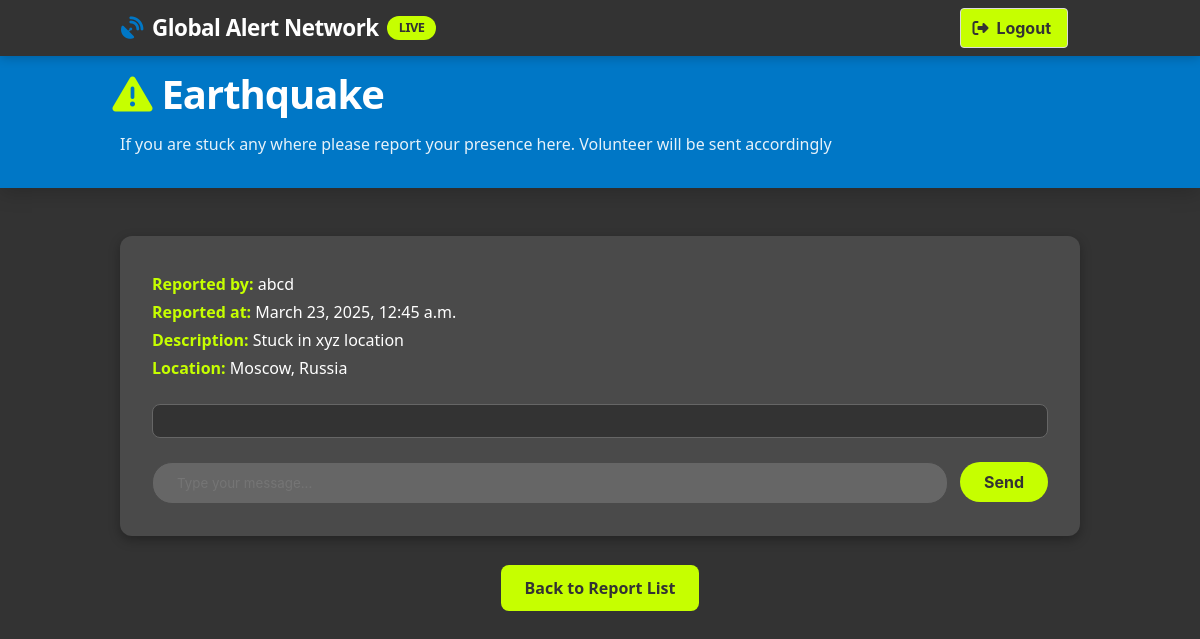
/community/disaster/4/ (signed in), run on the app's committed database.
### community/models.py (models this page shows, shortened)
class EmergencyReport(models.Model):
    DISASTER_TYPES = (
        ('flood', 'Flood'),
        ('wildfire', 'Wildfire'),
        ('storm', 'Storm'),
        ('earthquake', 'Earthquake'),
        ('volcanic_eruption', 'Volcanic Eruption'),
        ('drought', 'Drought'),
    )
    user = models.ForeignKey(User, on_delete=models.CASCADE)
    disaster_type = models.CharField(max_length=50, choices=DISASTER_TYPES)
    description = models.TextField()
    location = models.CharField(max_length=255, null=True, blank=True)  # Manually entered location
    latitude = models.FloatField(null=True, blank=True)  # Live location latitude
    longitude = models.FloatField(null=True, blank=True)  # Live location longitude
    reported_at = models.DateTimeField(default=timezone.now)
    is_active = models.BooleanField(default=True)

### community/views.py (the view, shortened to what this page needs)
# urls.py: path('disaster/<int:report_id>/', views.disaster_chat, name='disaster_chat'),
@login_required
def disaster_chat(request, report_id):
    report = get_object_or_404(EmergencyReport, id=report_id, is_active=True)
    messages = report.messages.all().order_by('timestamp')
    location_display = report.location if report.location else "Location not provided"
    return render(request, 'community/disaster_chat.html', {
        'report': report,
        'messages': messages,
        'location_display': location_display,
    })

### community/templates/community/disaster_chat.html (shortened to what this page needs)
<!DOCTYPE html>
<html lang="en">
<head>
  <link rel="stylesheet" href="https://cdnjs.cloudflare.com/ajax/libs/bulma/0.9.4/css/bulma.min.css">
  <link rel="stylesheet" href="https://cdnjs.cloudflare.com/ajax/libs/font-awesome/6.4.0/css/all.min.css">
 <nav class="navbar is-fixed-top" role="navigation" aria-label="main navigation">
  <div class="container">
    <div class="navbar-brand">
      <a class="navbar-item" href="#">
        <span class="icon mr-2" style="color: var(--blue);">
          <i class="fas fa-satellite-dish"></i>
        </span>
        Global Alert Network
        <span class="alert-badge">LIVE</span>
      </a>
    </div>
    <div class="navbar-end">
      <div class="navbar-item">
        <form method="POST" action="{% url 'logout' %}">
          <button class="button is-lime" type="submit">
            <span class="icon"><i class="fas fa-sign-out-alt"></i></span>
            <span>Logout</span>
          </button>
        </form>
      </div>
    </div>
  </div>
</nav>
<section class="dashboard-header">
  <div class="container">
    <h1 class="dashboard-title">
      <span class="icon mr-2" style="color: var(--lime);">
        <i class="fas fa-exclamation-triangle"></i>
      </span>
      {{ report.disaster_type|title }}
    </h1>
    <p class="dashboard-subtitle">If you are stuck any where please report your presence here. Volunteer will be sent accordingly</p>
  </div>
</section>
<section class="section" style="margin-top: -2rem;">
  <div class="container">
    <div class="chat-section">
      <div class="chat-details">
        <p><strong>Reported by:</strong> {{ report.user.username }}</p>
        <p><strong>Reported at:</strong> {{ report.reported_at }}</p>
        <p><strong>Description:</strong> {{ report.description }}</p>
        <p><strong>Location:</strong> {{ location_display }}</p>
      </div>
      <div class="chat-container" id="chat-messages">
      </div>
      <div class="chat-input">
        <input type="text" id="chat-input" placeholder="Type your message..." aria-label="Type your message">
        <button class="button" id="send-button" onclick="sendMessage()">Send</button>
      </div>
    </div>
    <div style="text-align: center; margin-top: 40px;">
      <a href="{% url 'report_list' %}" class="back-button mt-4">Back to Report List</a>
    </div></div>
</section>

### community/templates/community/disaster_chat.html (style rules this page uses)
:root { --blue: #0077C6; --blue-dark: #005d9c; --blue-light: #3a99de; --dark: #333333; --dark-light: #4a4a4a; --dark-lighter: #666666; --lime: #C6FF00; --lime-dark: #a2cc00; --white: #ffffff; --gray-light: #e0e0e0; }
.navbar { background-color: var(--dark); box-shadow: 0 2px 10px rgba(0, 0, 0, 0.2); }
.navbar-brand .navbar-item { font-weight: 700; font-size: 1.4rem; color: var(--white); letter-spacing: -0.5px; }
.alert-badge { background-color: var(--lime); color: var(--dark); border-radius: 12px; padding: 2px 12px; font-size: 0.8rem; margin-left: 8px; font-weight: bold; animation: pulse 2s infinite; }
.dashboard-header { background: var(--blue); padding: 4rem 1.5rem 2rem; margin-bottom: 2rem; box-shadow: 0 4px 20px rgba(0, 0, 0, 0.2); }
.dashboard-title { color: white; font-weight: 800; letter-spacing: -1px; margin-bottom: 0.5rem; font-size: 2.5rem; }
.dashboard-subtitle { color: rgba(255, 255, 255, 0.9); font-weight: 400; max-width: 800px; }
.button.is-lime { background-color: var(--lime); color: var(--dark); font-weight: bold; }
.chat-section { background-color: var(--dark-light); padding: 2rem; border-radius: 12px; box-shadow: 0 4px 12px rgba(0, 0, 0, 0.3); }
.chat-details { margin-bottom: 1.5rem; }
.chat-details p { color: var(--white); margin: 0.25rem 0; }
.chat-details p strong { color: var(--lime); }
.chat-container { max-height: 500px; overflow-y: auto; background-color: var(--dark); padding: 1rem; border-radius: 8px; border: 1px solid var(--dark-lighter); margin-bottom: 1.5rem; }
.chat-input { display: flex; gap: 0.75rem; }
.chat-input input { flex: 1; background-color: var(--dark-lighter); color: var(--white); border: 1px solid var(--dark-light); border-radius: 20px; padding: 0.75rem 1.5rem; transition: border-color 0.3s ease, box-shadow 0.3s ease; }
.chat-input .button { background-color: var(--lime); color: var(--dark); border: none; border-radius: 20px; padding: 0.75rem 1.5rem; font-weight: bold; transition: transform 0.3s ease, background-color 0.3s ease; }
.back-button { background-color: var(--lime); color: var(--dark); font-weight: bold; border: none; border-radius: 8px; padding: 0.75rem 1.5rem; transition: transform 0.3s ease, background-color 0.3s ease; }

### data on the page
EmergencyReport: disaster_type "Earthquake", user.username "abcd", reported_at "March 23, 2025, 12:45 a.m.", description "Stuck in xyz location", location "Moscow, Russia"
